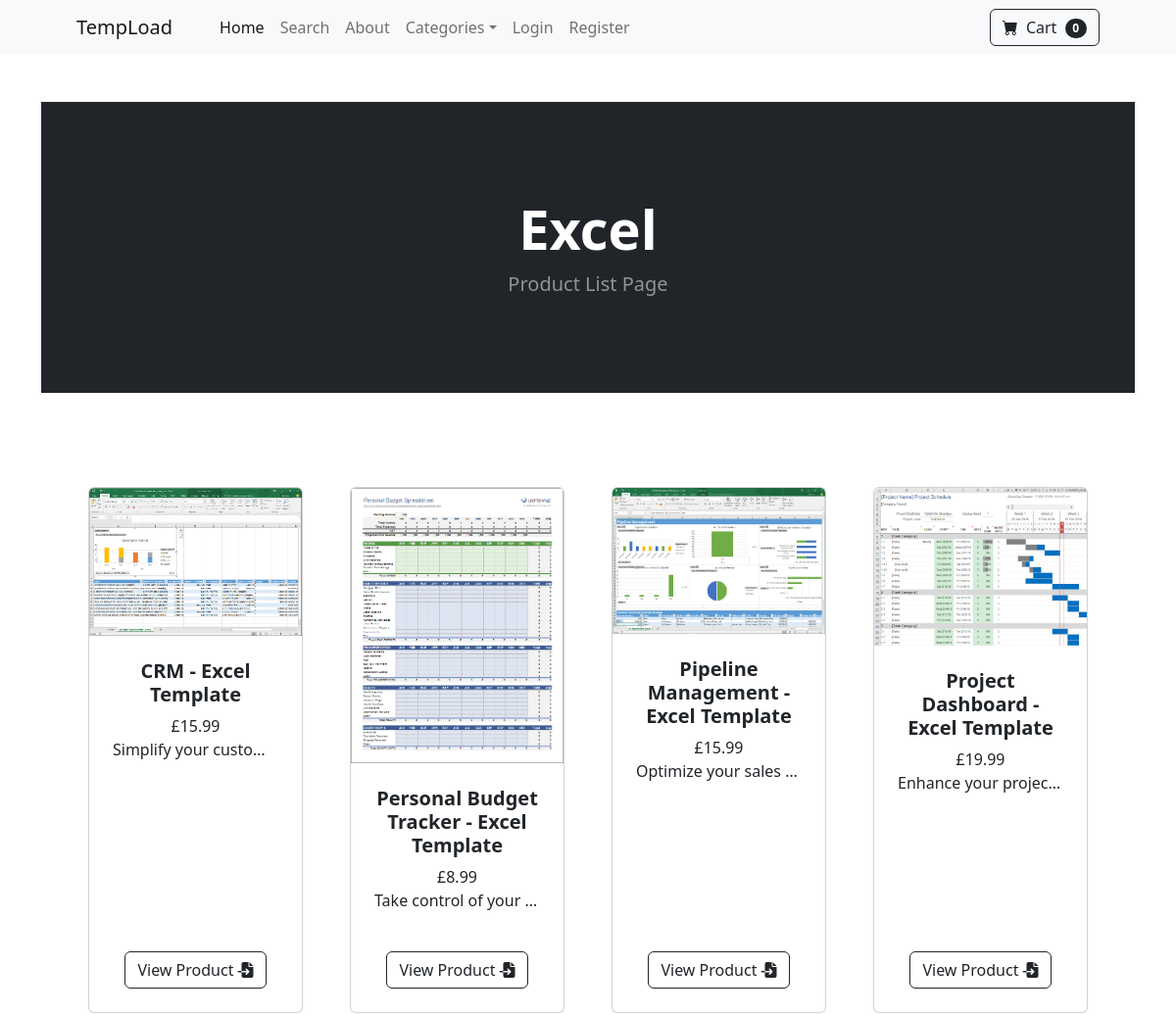
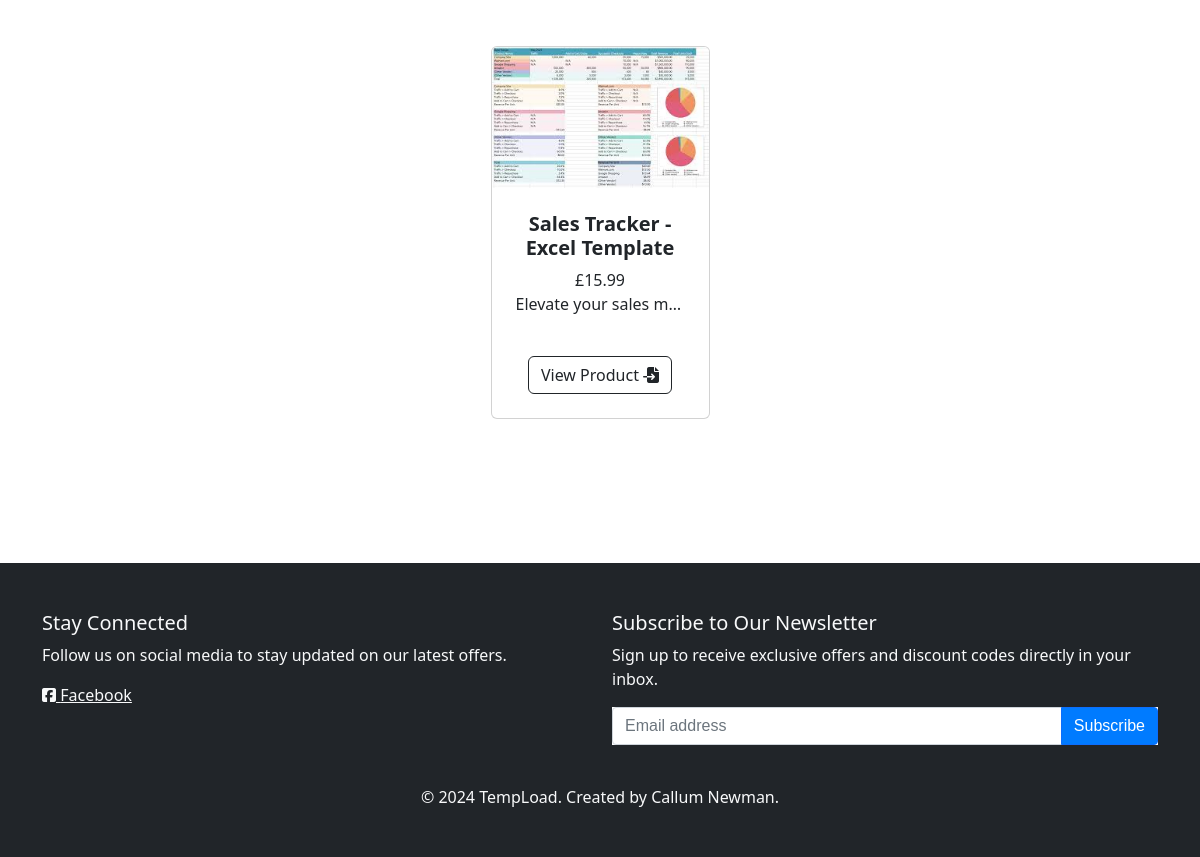
Screenshot of /category/Excel with the database file from the repository (2 pictures, top to bottom).
### store/models.py (models this page shows, shortened)
class Category(models.Model):
    name = models.CharField(max_length=50)
    def __str__(self) -> str:
        return self.name
    class Meta:
        verbose_name_plural = "Categories"

class Product(models.Model):
    name = models.CharField(max_length=100)
    price = models.DecimalField(default=0, decimal_places=2, max_digits=6)
    category = models.ForeignKey(Category, on_delete=models.CASCADE, default=1)
    description = models.CharField(max_length=250, default='', blank=True, null=True)
    image = models.ImageField(upload_to='uploads/product.')
    isSale = models.BooleanField(default=False)
    salePrice = models.DecimalField(default=0, decimal_places=2, max_digits=6)

### store/views.py (the view)
# urls.py: path('category/<str:foo>',views.category, name='category'),
def category(request, foo):
    foo = foo.replace('-', ' ')
    try:
        category = Category.objects.get(name=foo)
        products = Product.objects.filter(category=category)
        return render(request, 'category.html', {'products':products, 'category':category})
    except:
        messages.success(request, ("That category doesn't exist."))
        return redirect('home')

### cart/cart.py (called while the page is built)
    def __len__(self):
        return len(self.cart)

### cart/cartProcessors.py (called while the page is built)
def cart(request):
    return {'cart':Cart(request)}

### store/templates/category.html (shortened to what this page needs)
{% extends 'base.html'%} {% block content %}
<header class="bg-dark py-5">
  <div class="container px-4 px-lg-5 my-5">
    <div class="text-center text-white">
      <h1 class="display-4 fw-bolder">{{category}}</h1>
      <p class="lead fw-normal text-white-50 mb-0">Product List Page</p>
    </div>
  </div>
</header>
<section class="py-5">
  <div class="container px-4 px-lg-5 mt-5">
    <div
      class="row gx-4 gx-lg-5 row-cols-2 row-cols-md-3 row-cols-xl-4 justify-content-center"
    >
      {% for product in products %}
      <div class="col mb-5">
        <div class="card h-100">
          <img
            class="card-img-top"
            src="{{product.image.url}}"
            alt="{{product.name}} Image"
          />
          <div class="card-body p-4">
            <div class="text-center">
              <h5 class="fw-bolder">{{product.name}}</h5>
              {% if product.isSale%}
              <span class="text-muted text-decoration-line-through"
                >£{{product.price}}</span
              >
              {{ product.salePrice}} {% else %}
              £{{product.price}} {% endif %}
              <p class="text-truncate" style="max-width: 200px">
                {{product.description}}
              </p>
            </div>
          </div>
          <div class="card-footer p-4 pt-0 border-top-0 bg-transparent">
            <div class="text-center">
              <a
                class="btn btn-outline-dark mt-auto"
                href="{% url 'product' product.id%}"
                >View Product <i class="fa-solid fa-file-import"></i
              ></a>
            </div>
          </div>
        </div>
      </div>
      {% endfor %}
    </div>
  </div>
</section>
{% endblock %}

### rows the page displays
Category: name "Excel"
Product: image (picture), name "CRM - Excel Template", price "15.99", description "Simplify your custo…"
Product: image (picture), name "Personal Budget Tracker - Excel Template", price "8.99", description "Take control of your…"
Product: image (picture), name "Pipeline Management - Excel Template", price "15.99", description "Optimize your sales…"
Product: image (picture), name "Project Dashboard - Excel Template", price "19.99", description "Enhance your projec…"
Product: image (picture), name "Sales Tracker - Excel Template", price "15.99", description "Elevate your sales m…"

### other values shown
{{ cart|length }} "0"
